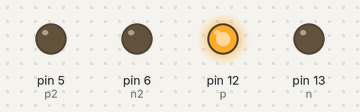
The sketch below on a simulated Arduino Uno, built with avr-gcc and run on an emulated ATmega328P. On the bench: output pins drawn as LEDs (lit = HIGH).

Above: at 0.1 s.
At 1.1 s:
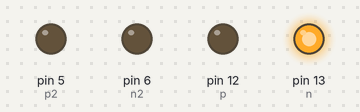
At 20.1 s:
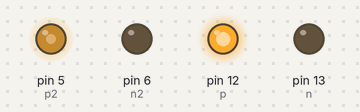
At 39.1 s:
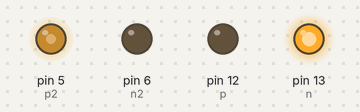
Timing chart, 0 to 40.0 s (numbered marks = the images above):
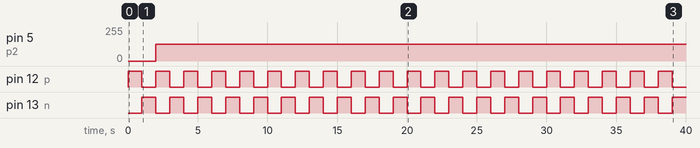

The sketch:

Motor_Control.ino
```cpp
int p=12,n=13,p2=5,n2=6;
void setup()
{
  Serial.begin(9600);

  pinMode(p, OUTPUT);
  pinMode(n, OUTPUT);

}

void loop()
{
  DirectionControl(); //For motor connected in pin 12,13
  SpeedControl(); //For motor connected in pin 5,6

}

void DirectionControl(){
    digitalWrite(p, HIGH);
    digitalWrite(n, LOW);
    delay(1000);
    digitalWrite(p, LOW);
    digitalWrite(n, HIGH);
    delay(1000);
}

void SpeedControl(){
  analogWrite(p2,(255/2));//It is half of original speed. Where, maximum voltage is 255.
  analogWrite(n2,0);
 }
```

Measured:
- by itself, pin 5 (p2): 0/255 → 127/255 at 2.0 s
- by itself, pin 12 (p), pin 13 (n): alternates HIGH for 1.0 s and LOW for 1.0 s
